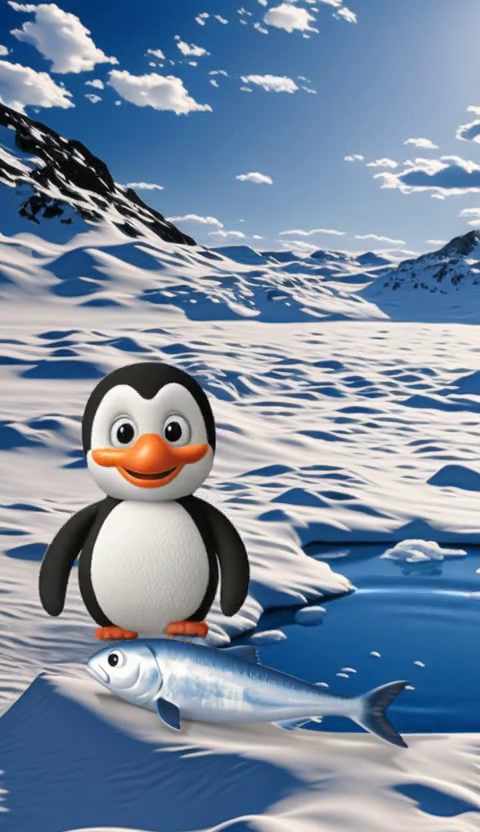
#> input picture parco/assets/v/pesci/last1.png, 480 x 832 px
$ python pesci_frames.py
#> lines starting #> are read from the running program, lines starting #| are printed output that depends on the picture; after the words box and inside, x2 and y2 are one past the last pixel; in counts of white or black regions, pixels touching at a corner belong together
#!/usr/bin/env python3
"""Fotogrammi di partenza 'Contiamo i pesci' con il numero GIUSTO di pesci sul ghiaccio: pesce ritagliato (GrabCut) dall'ultimo fotogramma di clip1 e incollato k volte su R.png -> assets/v/pesci/fk1..fk4.png (720x1280)"""
import cv2, numpy as np
from PIL import Image, ImageFilter
D = "assets/v/pesci"
def fish():
    im = cv2.imread(f"{D}/last1.png"); mask = np.full(im.shape[:2], cv2.GC_BGD, np.uint8); bg = np.zeros((1, 65)); fg = np.zeros((1, 65))
#> in fish, im is the input picture: shape (832, 480, 3); mean B, G, R 162.7, 140.7, 123.6
    mask[640:755, 70:430] = cv2.GC_PR_BGD
    cv2.ellipse(mask, (250, 684), (172, 32), 8, 0, 360, cv2.GC_PR_FGD, -1)        # corpo del pesce (probabile primo piano)
    cv2.ellipse(mask, (240, 684), (125, 16), 8, 0, 360, cv2.GC_FGD, -1)             # nucleo sicuro
#> mask: shape (832, 480); min 0, max 3, mean 0.219
    cv2.ellipse(mask, (112, 662), (30, 22), 8, 0, 360, cv2.GC_FGD, -1)             # testa col muso e l'occhio
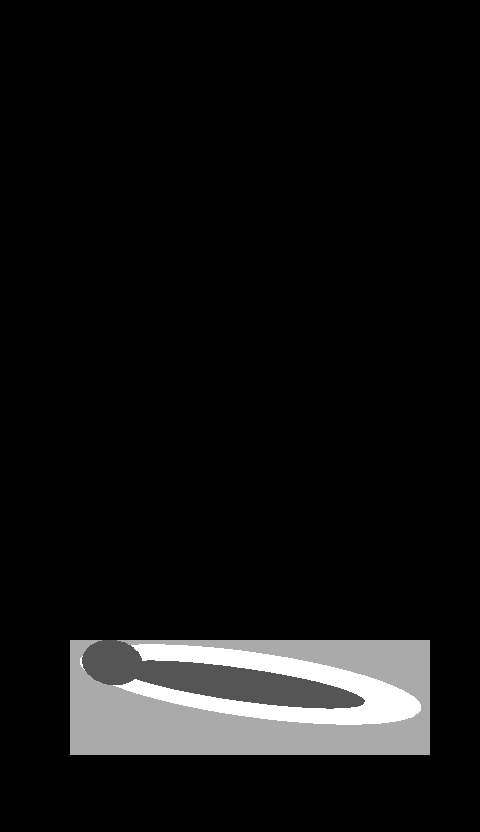
#> mask: shape (832, 480); min 0, max 3, mean 0.21; drawn with min black and max white
    hsv = cv2.cvtColor(im, cv2.COLOR_BGR2HSV); water = (hsv[..., 0] > 100) & (hsv[..., 0] < 130) & (hsv[..., 1] > 150) & (hsv[..., 2] > 130)
#> after `hsv = cv2.cvtColor(im, cv2.COLOR_BGR2HSV)`: hsv: shape (832, 480, 3); mean H, S, V 85.2, 84.1, 166.8
#> after `water = (hsv[..., 0] > 100) & (hsv[..., 0] < 130) & (hsv[..., 1] > 150`:
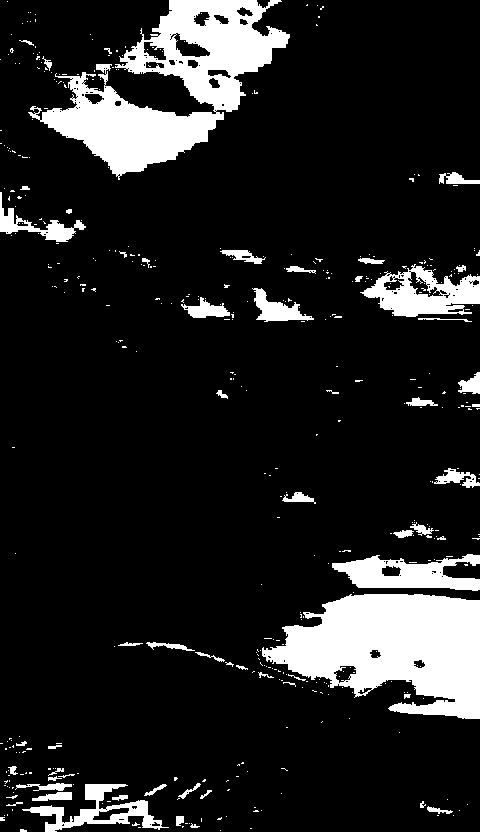
#> water: shape (832, 480) bool; 13.1% white; 444 white regions (386 under 20 px), largest, box (x1, y1, x2, y2) and area: (28, 0, 290, 180) 18111, (262, 594, 480, 719) 17818, (360, 264, 480, 317) 3329
    mask[(mask != cv2.GC_FGD) & water] = cv2.GC_BGD                                # acqua blu saturata = sfondo
    cv2.grabCut(im, mask, None, bg, fg, 12, cv2.GC_INIT_WITH_MASK)
    m = np.where((mask == 1) | (mask == 3), 255, 0).astype(np.uint8); m[:630] = 0
    m = cv2.GaussianBlur(cv2.morphologyEx(m, cv2.MORPH_OPEN, np.ones((5, 5), np.uint8)), (5, 5), 0)
    rgba = cv2.cvtColor(im, cv2.COLOR_BGR2RGBA); rgba[..., 3] = m
#> after `rgba[..., 3] = m`:
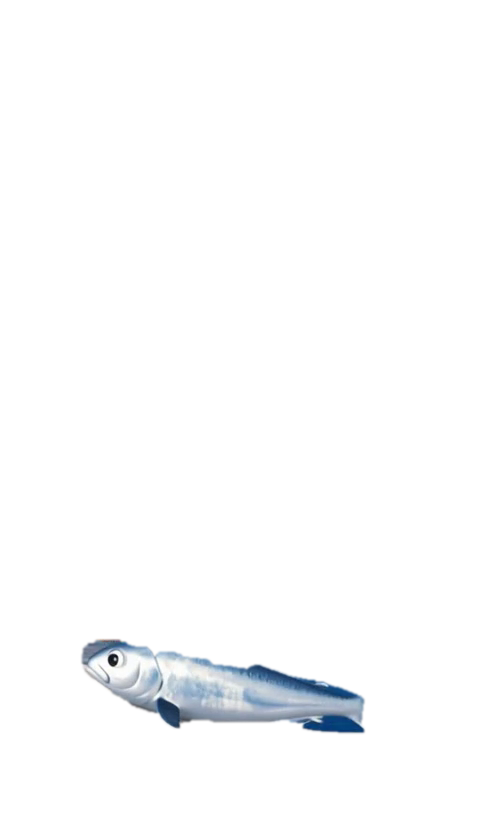
#> rgba: shape (832, 480, 4); mean R, G, B, A 123.6, 140.7, 162.7, 9.5; transparent parts drawn white
    out = Image.fromarray(rgba); print("bbox", out.getbbox()); return out.crop(out.getbbox())
#| bbox (80, 638, 366, 735)
POS = [(70, 1010), (360, 1010), (70, 1140), (360, 1140)]      # angolo in alto a sinistra di ogni pesce
if __name__ == "__main__":
    f = fish(); W = 270; f = f.resize((W, int(f.height * W / f.width)), Image.LANCZOS); f.save(f"{D}/fish_cut.png")
#> after `f = f.resize((W, int(f.height * W / f.width)), Image.LANCZOS)`:
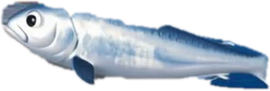
#> f: PIL image 270x91 RGBA; mean R, G, B, A 86.3, 96.8, 108.2, 137; transparent parts drawn white
    base = Image.open(f"{D}/R.png").convert("RGB").resize((720, 1280), Image.LANCZOS)
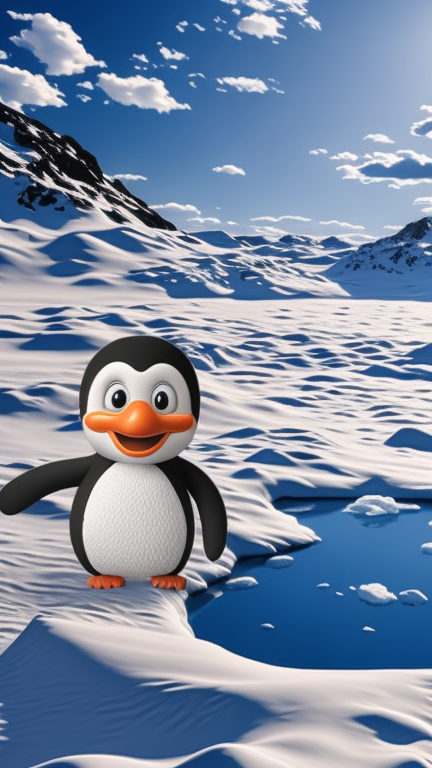
#> input picture parco/assets/v/pesci/R.png, 432 x 768 px
    for k in range(1, 5):
        im = base.copy()
        for (x, y) in POS[:k]:
            sh = Image.new("RGBA", (f.width, f.height), (0, 0, 0, 0)); sh.paste((20, 40, 80, 90), (0, 0), f.split()[3]); sh = sh.filter(ImageFilter.GaussianBlur(6))
            im.paste(sh, (x + 8, y + 12), sh); im.paste(f, (x, y), f)
        im.save(f"{D}/fk{k}.png"); print("fk", k)
#> this loop made 4 passes
#| fk 1
#| fk 2
#| fk 3
#| fk 4
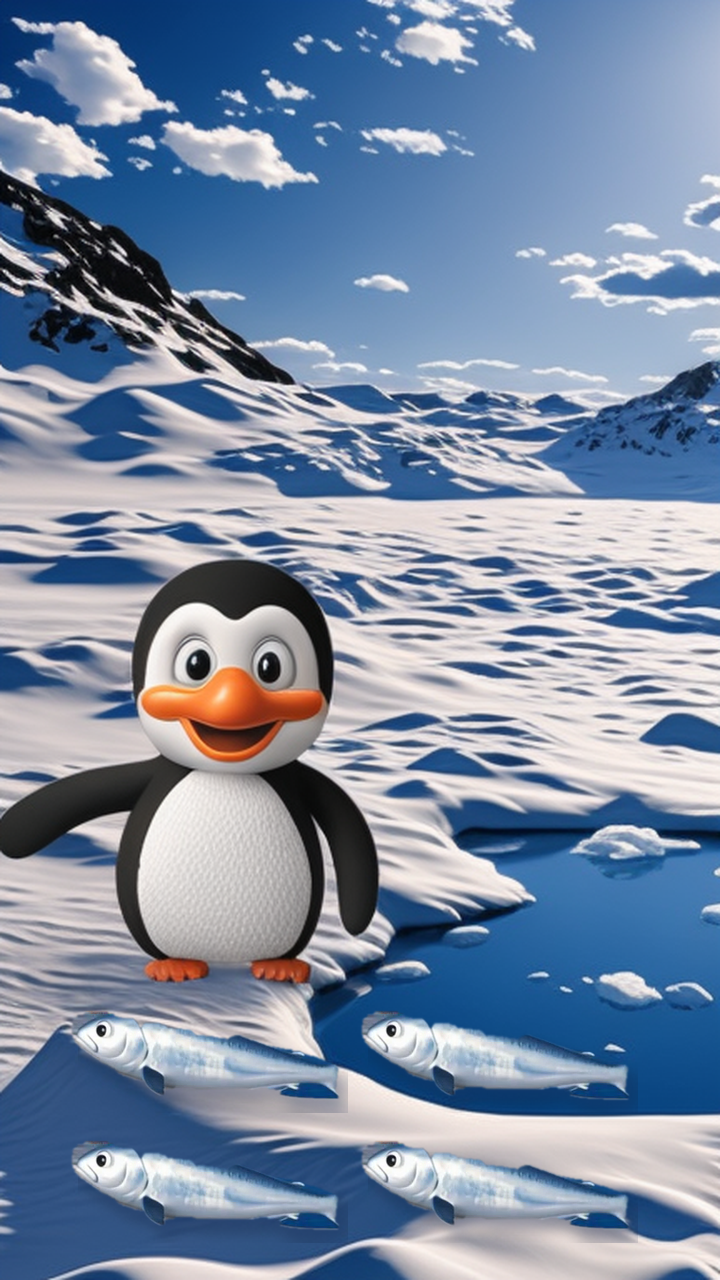
#> im: PIL image 720x1280 RGB; mean R, G, B 124.7, 141, 164.8
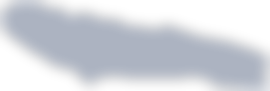
#> sh: PIL image 270x91 RGBA; mean R, G, B, A 11.9, 23.7, 47.4, 47.9; transparent parts drawn white
    Image.open(f"{D}/fk4.png").resize((360, 640)).save("/tmp/fk4.png")
